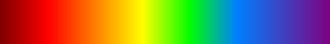
#> input picture py/pil/a_image.tif, 330 x 44 px
$ python tiff.py   (Python 2 division)
#> lines starting #> are read from the running program, lines starting #| are printed output that depends on the picture
# coding: utf-8
import numpy as np
from PIL import Image

im = Image.open('a_image.tif')
#> im is the input picture: PIL image 330x44 P; mean R, G, B 137, 118.1, 72.4
im.show()

x = np.array(im)
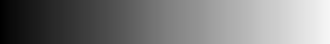
#> x: shape (44, 330); min 0, max 246, mean 122.6
print x
#> (printed output is left out)
